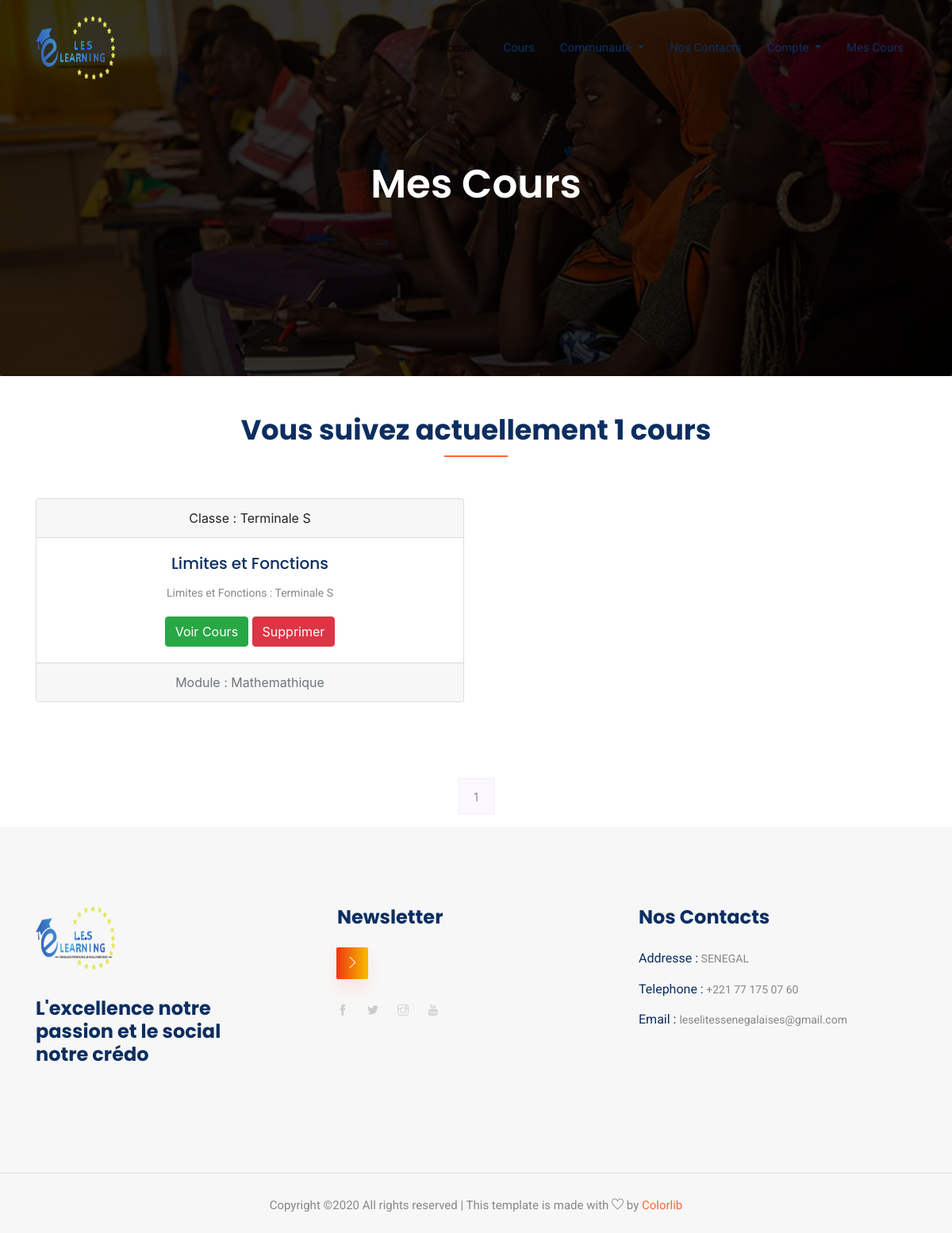
/cours/tableau_de_bord (signed in), run on an earlier commit of the app's database.
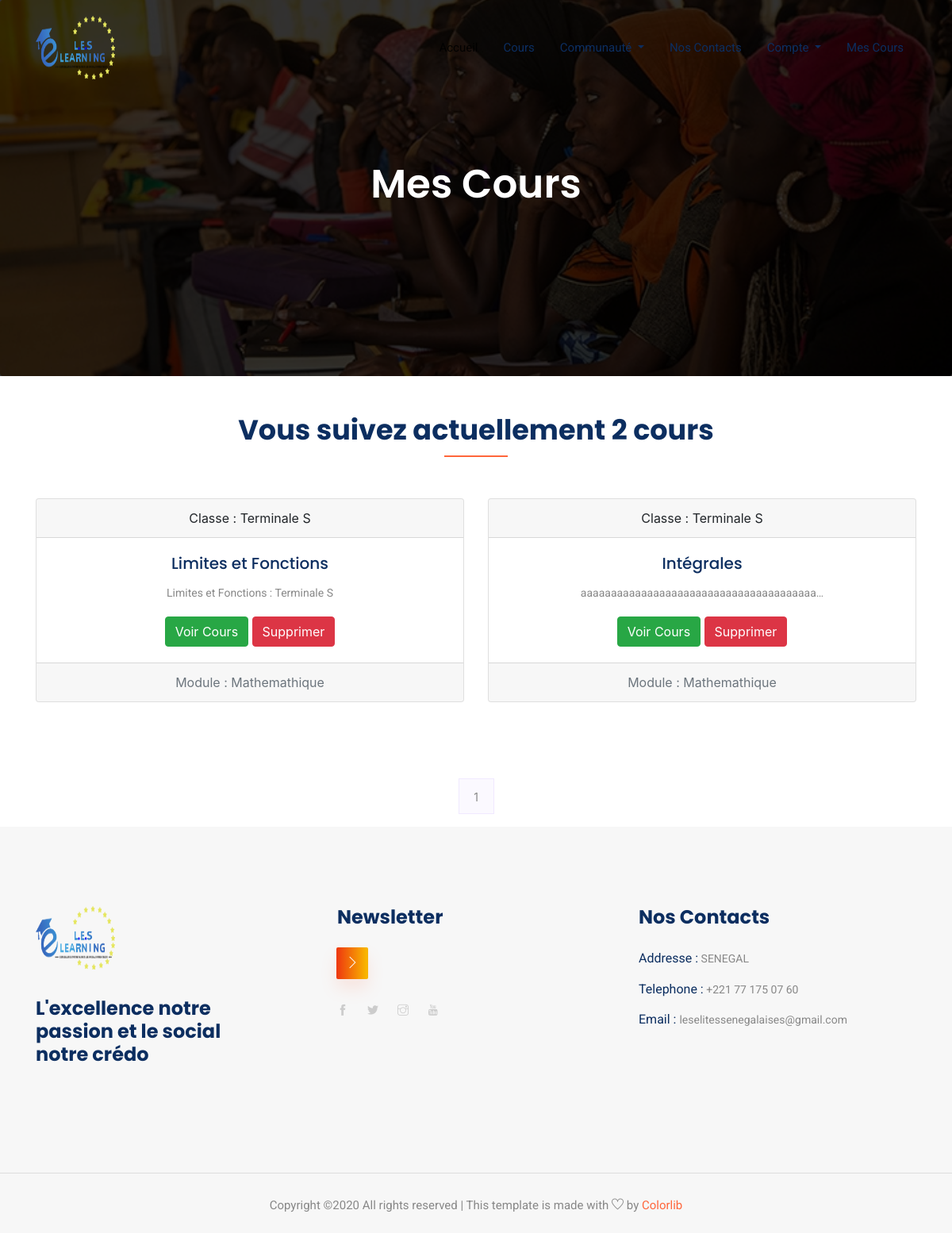
And on a later commit of the database.
### Cours/models.py (models this page shows, shortened)
class Cours(models.Model):
    titre = models.CharField(max_length=50)
    description = models.TextField()
    categorie = models.CharField(max_length=50)
    niveau = models.ForeignKey(Niveau, on_delete=models.CASCADE)
    photo = models.ImageField(upload_to="./Cours", height_field=None, width_field=None, max_length=None)
    likes = models.ManyToManyField(Membre, blank=True, null=True)

class Niveau(models.Model):
    niveau = models.CharField(max_length=50)
    photo = models.ImageField(upload_to="./Classes", height_field=None, width_field=None, max_length=None)

### Cours/views.py (the view)
# urls.py: path('tableau_de_bord',views.Tableau_bord, name = "Tableau_bord" ),
@login_required(login_url='/compte/connection')
def Tableau_bord(request):
     cours_enroll =Cours.objects.filter(membre_cours__membre__id=request.user.membre.id).distinct()
     som = cours_enroll.count()
     paginator = Paginator(cours_enroll, 4)
     page = request.GET.get('page', 1)
     try:
            cours_enroll = paginator.page(page)
     except PageNotAnInteger:
            cours_enroll = paginator.page(1)
     except EmptyPage:
            cours_enroll = paginator.page(paginator.num_pages)
     return render(request, "Cours/tableau_bord.html", locals())

### Templates/Cours/tableau_bord.html (shortened to what this page needs)
{% extends "Layouts/base.html" %}
{% block content %}
{% load static %}
    <section class="breadcrumb breadcrumb_bg">
        <div class="container">
            <div class="row">
                <div class="col-lg-12">
                    <div class="breadcrumb_iner text-center">
                        <div class="breadcrumb_iner_item">
                            <h2>Mes Cours</h2>
                        </div>
                    </div>
                </div>
            </div>
        </div>
    </section>
    <div class="container mt-5 mb-5">
        <div class="row justify-content-center">
            <div class="col-xl-12">
                <div class="section_tittle text-center">
                    <h2>Vous suivez actuellement  {{som}}  cours</h2>
                </div>
            </div>
        </div>
        <div class="row">
            {% for c in cours_enroll  %}
            <div class="col-lg-6 mt-3 mb-3">
                <div class="card text-center">
                    <div class="card-header">
                      Classe : {{c.niveau.niveau}}
                    </div>
                    <div class="card-body">
                      <h5 class="card-title">{{c.titre}}</h5>
                      <p class="card-text">{{c.description|truncatechars:40}}</p>
                      <a href="{% url 'Cours_details' c.niveau.niveau c.categorie c.titre  %}" class="btn btn-success">Voir Cours</a>
                      <a href="{% url 'Delete_cours' c.id  %}" class="btn btn-danger">Supprimer</a>
                    </div>
                    <div class="card-footer text-muted">
                    Module : {{c.categorie|truncatechars:30}}
                    </div>
                  </div>
            </div>
            {% endfor %}
        </div>
    </div>
    <nav class="blog-pagination justify-content-center d-flex">
        <ul class="pagination">
            {% for p in cours_enroll.paginator.page_range %}
            {% if cours_enroll.number == p  %}
            <li class="page-item active"><a class="page-link" href="?page={{p}}">{{p}}</a></li>
            {% else %}
            <li class="page-item"><a class="page-link" href="?page={{p}}">{{p}}</a></li>
            {% endif %}
            {% endfor %}
        </ul>
    </nav>
    {% endblock content %}

What changed in the data, as far as the page shows it:
added Cours: niveau.niveau "Terminale S", titre "Intégrales", description "aaaaaaaaaaaaaaaaaaaaaaaaaaaaaaaaaaaaaaa…", categorie "Mathemathique"
Also different on the page:
{{ som }}: "1" → "2"
